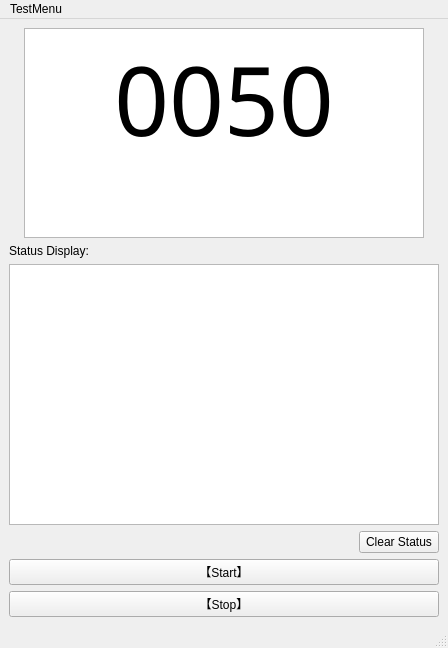
<?xml version="1.0" encoding="UTF-8"?>
<ui version="4.0">
 <class>MainWindow</class>
 <widget class="QMainWindow" name="MainWindow">
  <property name="geometry">
   <rect>
    <x>0</x>
    <y>0</y>
    <width>448</width>
    <height>648</height>
   </rect>
  </property>
  <property name="windowTitle">
   <string>Mask vending machine UI</string>
  </property>
  <widget class="QWidget" name="centralwidget">
   <layout class="QVBoxLayout" name="verticalLayout_2">
    <item>
     <layout class="QVBoxLayout" name="verticalLayout">
      <item>
       <layout class="QHBoxLayout" name="horizontalLayout">
        <item>
         <spacer name="horizontalSpacer">
          <property name="orientation">
           <enum>Qt::Horizontal</enum>
          </property>
          <property name="sizeHint" stdset="0">
           <size>
            <width>40</width>
            <height>20</height>
           </size>
          </property>
         </spacer>
        </item>
        <item>
         <widget class="QTextBrowser" name="Mask_number_bro">
          <property name="minimumSize">
           <size>
            <width>400</width>
            <height>210</height>
           </size>
          </property>
          <property name="maximumSize">
           <size>
            <width>16777215</width>
            <height>210</height>
           </size>
          </property>
          <property name="font">
           <font>
            <family>AcadEref</family>
            <pointsize>72</pointsize>
           </font>
          </property>
          <property name="html">
           <string>&lt;!DOCTYPE HTML PUBLIC &quot;-//W3C//DTD HTML 4.0//EN&quot; &quot;http://www.w3.org/TR/REC-html40/strict.dtd&quot;&gt;
&lt;html&gt;&lt;head&gt;&lt;meta name=&quot;qrichtext&quot; content=&quot;1&quot; /&gt;&lt;style type=&quot;text/css&quot;&gt;
p, li { white-space: pre-wrap; }
&lt;/style&gt;&lt;/head&gt;&lt;body style=&quot; font-family:'AcadEref'; font-size:72pt; font-weight:400; font-style:normal;&quot;&gt;
&lt;p align=&quot;center&quot; style=&quot; margin-top:0px; margin-bottom:0px; margin-left:0px; margin-right:0px; -qt-block-indent:0; text-indent:0px;&quot;&gt;0050&lt;/p&gt;&lt;/body&gt;&lt;/html&gt;</string>
          </property>
         </widget>
        </item>
        <item>
         <spacer name="horizontalSpacer_2">
          <property name="orientation">
           <enum>Qt::Horizontal</enum>
          </property>
          <property name="sizeHint" stdset="0">
           <size>
            <width>40</width>
            <height>20</height>
           </size>
          </property>
         </spacer>
        </item>
       </layout>
      </item>
      <item>
       <widget class="QLabel" name="label">
        <property name="text">
         <string>Status Display:</string>
        </property>
       </widget>
      </item>
      <item>
       <widget class="QTextBrowser" name="Feedback_bro"/>
      </item>
     </layout>
    </item>
    <item>
     <layout class="QHBoxLayout" name="horizontalLayout_2">
      <item>
       <spacer name="horizontalSpacer_3">
        <property name="orientation">
         <enum>Qt::Horizontal</enum>
        </property>
        <property name="sizeHint" stdset="0">
         <size>
          <width>40</width>
          <height>20</height>
         </size>
        </property>
       </spacer>
      </item>
      <item>
       <widget class="QPushButton" name="Clear_status_btn">
        <property name="text">
         <string>Clear Status</string>
        </property>
       </widget>
      </item>
     </layout>
    </item>
    <item>
     <widget class="QPushButton" name="Demo_btn">
      <property name="text">
       <string>【Start】</string>
      </property>
     </widget>
    </item>
    <item>
     <widget class="QPushButton" name="Stop_Demo_btn">
      <property name="text">
       <string>【Stop】</string>
      </property>
     </widget>
    </item>
   </layout>
  </widget>
  <widget class="QMenuBar" name="menubar">
   <property name="geometry">
    <rect>
     <x>0</x>
     <y>0</y>
     <width>448</width>
     <height>30</height>
    </rect>
   </property>
   <widget class="QMenu" name="menu">
    <property name="title">
     <string>TestMenu</string>
    </property>
    <addaction name="actionRefill_mask"/>
    <addaction name="actionEmpty_mask"/>
    <addaction name="actionAdd_50mask"/>
    <addaction name="actionAdd_1mask"/>
    <addaction name="actionRemove_50mask"/>
    <addaction name="actionRemove_1mask"/>
   </widget>
   <addaction name="menu"/>
  </widget>
  <widget class="QStatusBar" name="statusbar"/>
  <action name="actionRefill_mask">
   <property name="text">
    <string>Refill_mask</string>
   </property>
  </action>
  <action name="actionEmpty_mask">
   <property name="text">
    <string>Empty_mask</string>
   </property>
  </action>
  <action name="actionAdd_50mask">
   <property name="text">
    <string>Add_50mask</string>
   </property>
  </action>
  <action name="actionMax_mask">
   <property name="text">
    <string>Max_mask</string>
   </property>
  </action>
  <action name="actionAdd_1mask">
   <property name="text">
    <string>Add_1mask</string>
   </property>
  </action>
  <action name="actionRemove_1mask">
   <property name="text">
    <string>Remove_1mask</string>
   </property>
  </action>
  <action name="actionRemove_50mask">
   <property name="text">
    <string>Remove_50mask</string>
   </property>
  </action>
 </widget>
 <resources/>
 <connections/>
</ui>
